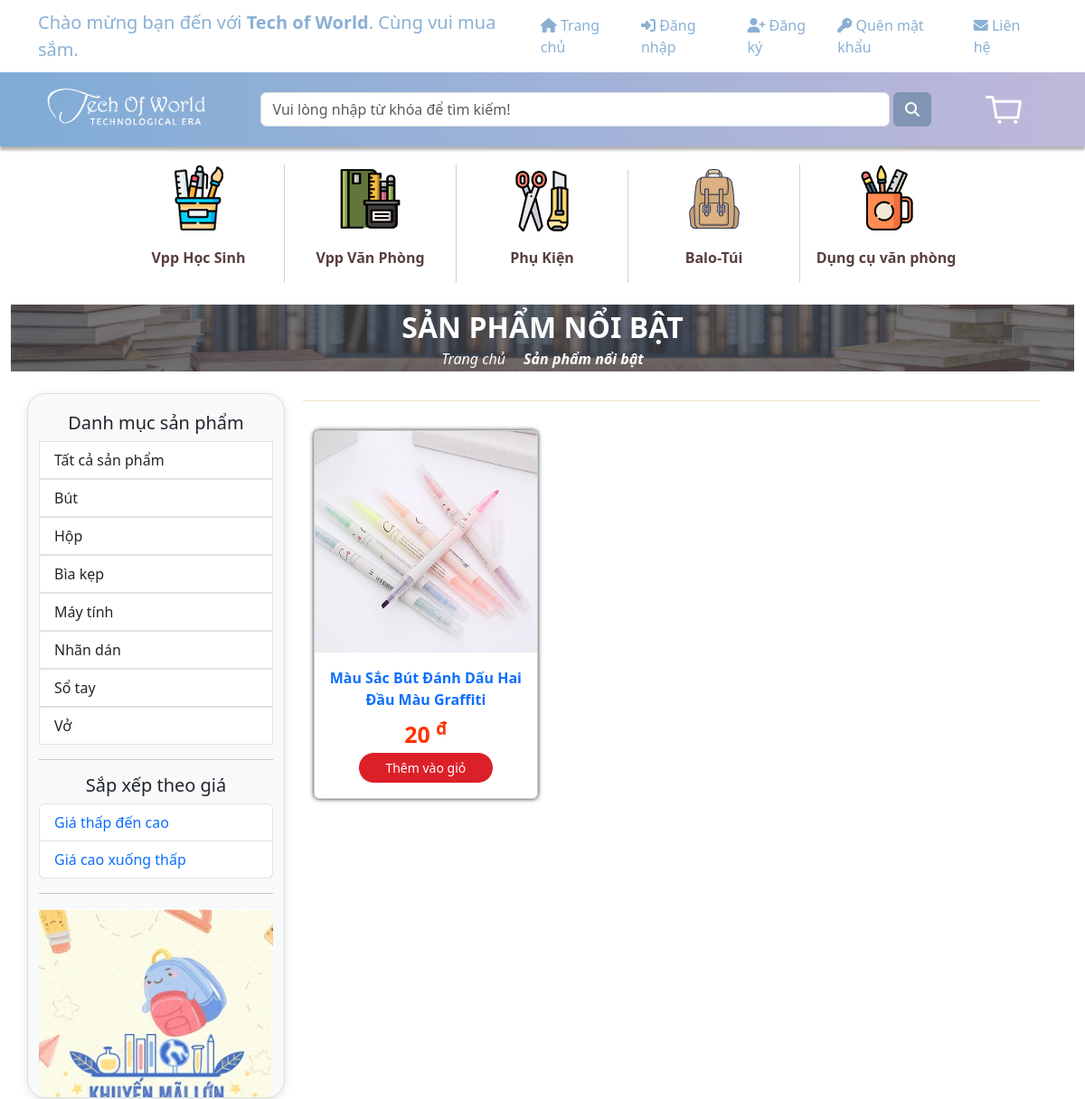
The app's page /website/productsClick.php?loaisanpham=but (upper part), older data.
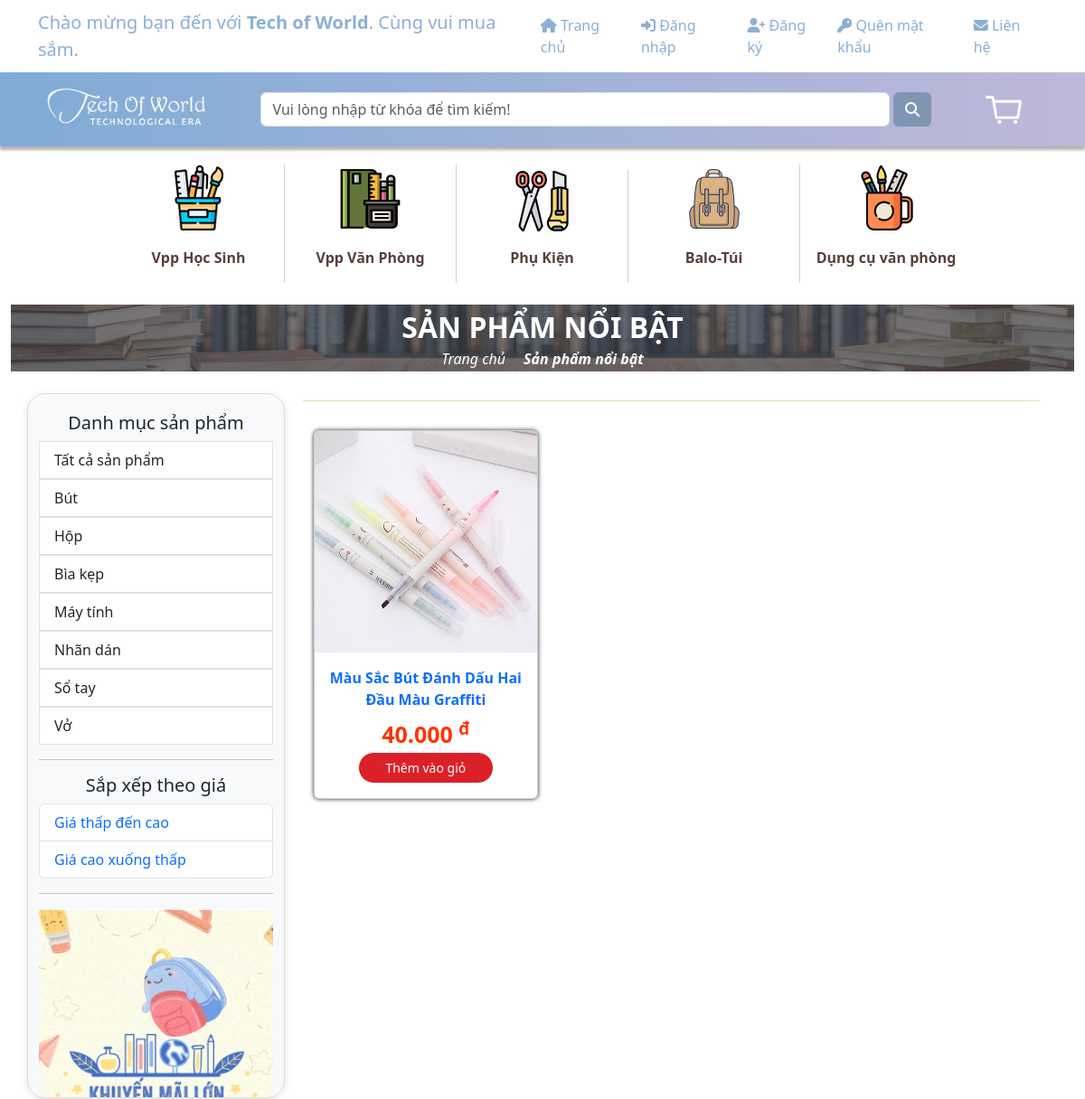
The same page, newer data.
### tables this page shows
CREATE TABLE `sanpham` (
  `sp_ma` int(11) NOT NULL,
  `loaisp_ten` varchar(100) NOT NULL,
  `sp_ten` varchar(250) NOT NULL,
  `sp_gia` varchar(250) NOT NULL,
  `sp_mota` varchar(300) DEFAULT NULL,
  `sp_motachitiet` varchar(300) NOT NULL,
  `sp_img` varchar(50) NOT NULL,
  `sp_soluong` int(250) NOT NULL DEFAULT 1,
  `loaisanpham` varchar(50) NOT NULL
);

### Website/productsClick.php (the view, shortened to what the changed rows need)
<!DOCTYPE html>
<html lang="en">
<head>
    <link href="https://cdn.jsdelivr.net/npm/bootstrap@5.3.1/dist/css/bootstrap.min.css" rel="stylesheet">
    <link rel="stylesheet" href="https://cdnjs.cloudflare.com/ajax/libs/font-awesome/6.4.2/css/all.min.css">
</head>
<?php
include('../sources/FE/top_header.php');
include('../sources/FE/header.php');
include('../sources/FE/menu.php');
?>
<body>
    <div class="container">
        <div class="row">
            <div class="col-lg-9 col-md-8">
                <div class="product-list mb-3 p-2">
                    <div class="container">
                        <div class="row">
                            <div class="text-center py-2">
                                <div class="row">
                                    <?php
                                    include_once('../sources/connect.php');
                                    $loaisanpham = isset($_GET['loaisanpham']) ? $_GET['loaisanpham'] : '';
                                    $orderBy = '';
                                    $sql = "SELECT sp.*, s.discount_percent
                                            FROM sanpham sp
                                            LEFT JOIN sales s ON sp.sp_ma = s.sp_ma AND s.is_expired = 0
                                            WHERE sp.loaisanpham = '$loaisanpham' $orderBy";
                                    $result = $connect->query($sql);
                                    $duongdanimg = '../Assets/img/sanpham/';
                                    if ($result && $result->num_rows > 0) {
                                        while ($data = $result->fetch_assoc()) {
                                            echo '<div class="col-lg-4 col-md-6 col-sm-9 py-2">';
                                            echo '<a href="./product.php?sp_ma=' . $data['sp_ma'] . '">';
                                            echo '<div class="card">';
                                            echo '<img src="' . $duongdanimg . $data['sp_img'] . '" class="card-img-top" alt="' . $data['sp_ten'] . '">';
                                            echo '<div class="card-body">';
                                            echo '<p class="card-title"><strong>' . $data['sp_ten'] . '</strong></p>';
                                            if (!empty($data['discount_percent'])) {
                                                $discountedPrice = $data['sp_gia'] * (1 - $data['discount_percent'] / 100);
                                                echo '<p class="card-text"><strong style="color:#f30; font-size:25px">' . number_format($discountedPrice, 0, '.', '.') . ' <sup>đ</sup></strong>';
                                                echo ' <span style="text-decoration: line-through; color: #888;">' . number_format($data['sp_gia'], 0, '.', '.') . ' <sup>đ</sup></span></p>';
                                            } else {
                                                echo '<p class="card-text"><strong style="color:#f30; font-size:25px">' . number_format($data['sp_gia'], 0, '.', '.') . ' <sup>đ</sup></strong></p>';
                                            }
                                            echo '<div class="action-cart group-buttons d-flex align-items-center justify-content-center">';
                                            echo '<button class="cart-button btn-buy add_to_cart" title="Thêm vào giỏ">';
                                            echo '<a id="buy" href="./product.php?sp_ma=' . $data['sp_ma'] . '">Thêm vào giỏ</a>';
                                            echo '</button>';
                                            echo '</div>';
                                            echo '</div>';
                                            echo '</div>';
                                            echo '</a>';
                                            echo '</div>';
                                        }
                                    } else {
                                        echo '<p class="text-center">Không có sản phẩm nào</p>';
                                    }
                                    ?>
                                </div>
                            </div>
                        </div>
                    </div>
                </div>
            </div>
        </div>
    </div>
    <?php
    include('../sources/FE/footer_save.php');
    include('../sources/FE/footer.php');
    ?>
</body>
</html>

Row changes from the older to the newer data that the page shows:
changed sanpham "Màu Sắc Bút Đánh Dấu Hai Đầu Màu Graffiti": sp_gia "20" → "40.000"
